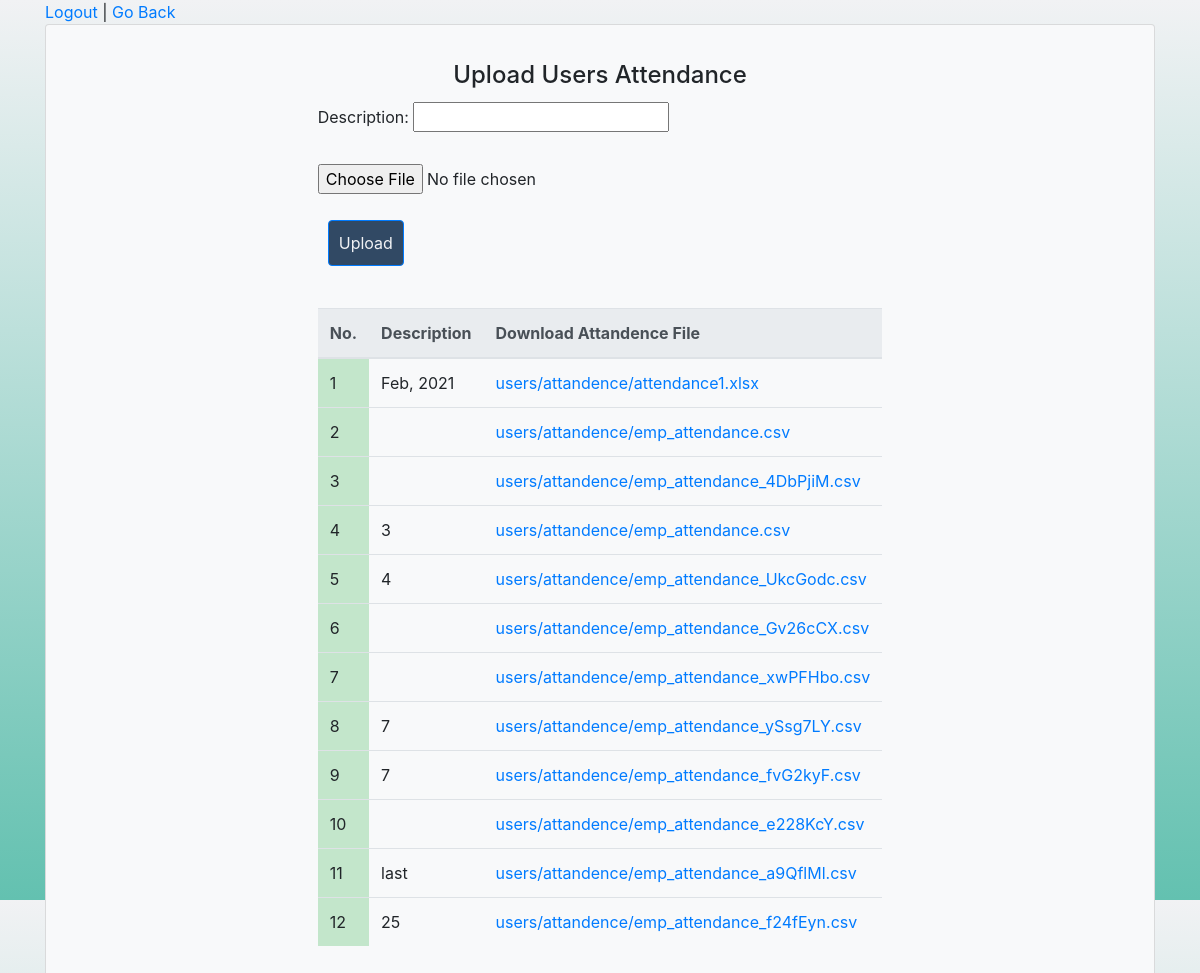
Screenshot of /upload with the database file from the repository.
### employee_app/models.py (models this page shows)
class Attandence(models.Model):
    description = models.CharField(max_length=255, blank=True)
    document = models.FileField(upload_to="users/attandence")
    uploaded_at = models.DateTimeField(auto_now_add=True)

### employee_app/views.py (the view)
# urls.py: path('upload', views.upload_user_attandence),
def upload_user_attandence(request):
    if request.method == "POST":
        form = AttandenceForm(request.POST, request.FILES)
        if form.is_valid():
            newdoc = Attandence(description = request.POST['desc'], document = request.FILES['document'])
            newdoc.save()
            return redirect('/upload')
    else:
        form = AttandenceForm()
        users_attandences = Attandence.objects.all()
        context = {
            'form' : form,
            'attandences' : users_attandences
        }
        return render(request, "user_attandance.html", context)

### employee_app/forms.py
class AttandenceForm(forms.Form):
    document = forms.FileField(
        label='Choose a file'
    )

### employee_app/templates/user_attandance.html (shortened to what this page needs)
<!DOCTYPE html>
<html lang="en">
<head>
    {% load static %}
    <link rel="stylesheet" href="https://maxcdn.bootstrapcdn.com/bootstrap/4.5.2/css/bootstrap.min.css">
    <link rel="stylesheet" type="text/css" href="{% static 'css/style.css' %}">
</head>
<body>
    <div class="container">
        <a href="/logout"> Logout </a> | <a href="/admin"> Go Back </a>
        <div class="card bg-light">
            <article class="card-body mx-auto" style="max-width: 900px;">
                <h4 class="card-title mt-3 text-center">Upload Users Attendance</h4>
                <div class="form-group input-group">
                    <form action="/upload" method="POST" enctype="multipart/form-data" class="form-group col-xs-3">
                        <p>Description: <input type="text" class="form-group col-xs-3" name="desc"></p>
                        <p class="form-group col-xs-3">
                            {{ form.document }}
                        </p>
                        <button type="submit" class="btn btn-primary">Upload</button>
                    </form>
                </div>
                <div>
                    {% if attandences %}
                    <table class="table">
                        <thead class="thead-light">
                            <th>No.</th>
                            <th>Description</th>
                            <th>Download Attandence File</th>
                        </thead>
                        {% for attandence in attandences %}
                        <tr>
                            <td class="table-success">{{ attandence.id }}</td>
                            <td>{{ attandence.description }}</td>
                            <td><a href="{{ attandence.document.url }}">{{ attandence.document.name }}</a></td>
                        </tr>
                        {% endfor %}
                    </table>
                    {% endif %}
                </div>
            </article>
        </div>
    </div>
</body>
</html>

### employee_app/static/css/style.css (style rules this page uses)
body { height: 100%; background-image: linear-gradient(to top, #63C1B0,#f1f2f4); }
.container { height: 900px; }
.btn { margin: 10px; padding: 10px; background-color: #314964; color: #f1f2f4; }

### rows the page displays
Attandence: id "1", description "Feb, 2021", document.name "users/attandence/attendance1.xlsx"
Attandence: id "2", document.name "users/attandence/emp_attendance.csv"
Attandence: id "3", document.name "users/attandence/emp_attendance_4DbPjiM.csv"
Attandence: id "4", description "3", document.name "users/attandence/emp_attendance.csv"
Attandence: id "5", description "4", document.name "users/attandence/emp_attendance_UkcGodc.csv"
Attandence: id "6", document.name "users/attandence/emp_attendance_Gv26cCX.csv"
Attandence: id "7", document.name "users/attandence/emp_attendance_xwPFHbo.csv"
Attandence: id "8", description "7", document.name "users/attandence/emp_attendance_ySsg7LY.csv"
Attandence: id "9", description "7", document.name "users/attandence/emp_attendance_fvG2kyF.csv"
Attandence: id "10", document.name "users/attandence/emp_attendance_e228KcY.csv"
Attandence: id "11", description "last", document.name "users/attandence/emp_attendance_a9QflMl.csv"
Attandence: id "12", description "25", document.name "users/attandence/emp_attendance_f24fEyn.csv"
